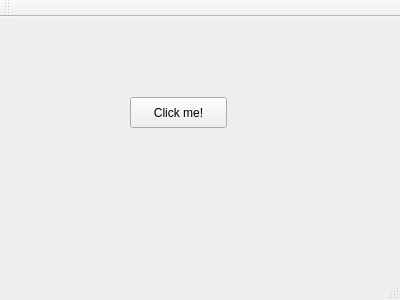
<?xml version="1.0" encoding="UTF-8"?>
<ui version="4.0">
 <class>MainWindow</class>
 <widget class="QMainWindow" name="MainWindow">
  <property name="geometry">
   <rect>
    <x>0</x>
    <y>0</y>
    <width>400</width>
    <height>300</height>
   </rect>
  </property>
  <property name="windowTitle">
   <string>MainWindow</string>
  </property>
  <widget class="QWidget" name="centralWidget">
   <widget class="QPushButton" name="pushButton">
    <property name="geometry">
     <rect>
      <x>130</x>
      <y>80</y>
      <width>97</width>
      <height>31</height>
     </rect>
    </property>
    <property name="text">
     <string>Click me!</string>
    </property>
   </widget>
  </widget>
  <widget class="QMenuBar" name="menuBar">
   <property name="geometry">
    <rect>
     <x>0</x>
     <y>0</y>
     <width>400</width>
     <height>29</height>
    </rect>
   </property>
  </widget>
  <widget class="QToolBar" name="mainToolBar">
   <attribute name="toolBarArea">
    <enum>TopToolBarArea</enum>
   </attribute>
   <attribute name="toolBarBreak">
    <bool>false</bool>
   </attribute>
  </widget>
  <widget class="QStatusBar" name="statusBar"/>
 </widget>
 <layoutdefault spacing="6" margin="11"/>
 <resources/>
 <connections/>
</ui>
